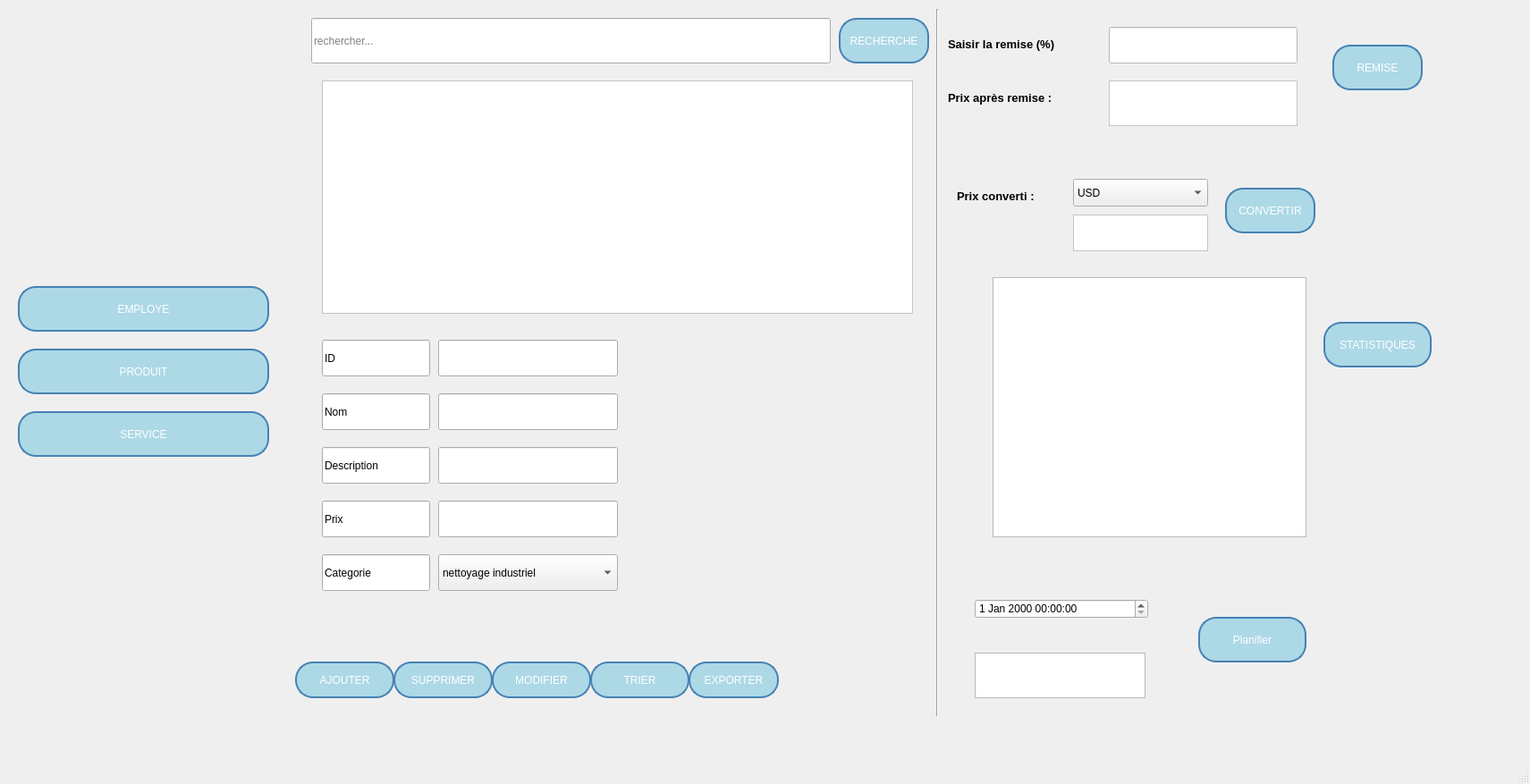
<?xml version="1.0" encoding="UTF-8"?>
<ui version="4.0">
 <class>MainWindoww3</class>
 <widget class="QMainWindow" name="MainWindoww3">
  <property name="geometry">
   <rect>
    <x>0</x>
    <y>0</y>
    <width>1711</width>
    <height>877</height>
   </rect>
  </property>
  <property name="windowTitle">
   <string>MainWindow</string>
  </property>
  <property name="autoFillBackground">
   <bool>false</bool>
  </property>
  <property name="styleSheet">
   <string notr="true"/>
  </property>
  <property name="iconSize">
   <size>
    <width>24</width>
    <height>24</height>
   </size>
  </property>
  <widget class="QWidget" name="centralwidget">
   <widget class="QLineEdit" name="idEdit">
    <property name="geometry">
     <rect>
      <x>490</x>
      <y>380</y>
      <width>201</width>
      <height>41</height>
     </rect>
    </property>
    <property name="styleSheet">
     <string notr="true"/>
    </property>
    <property name="text">
     <string/>
    </property>
   </widget>
   <widget class="QLineEdit" name="nomEdit">
    <property name="geometry">
     <rect>
      <x>490</x>
      <y>440</y>
      <width>201</width>
      <height>41</height>
     </rect>
    </property>
    <property name="text">
     <string/>
    </property>
   </widget>
   <widget class="QLineEdit" name="descriptionEdit">
    <property name="geometry">
     <rect>
      <x>490</x>
      <y>500</y>
      <width>201</width>
      <height>41</height>
     </rect>
    </property>
    <property name="text">
     <string/>
    </property>
   </widget>
   <widget class="QLineEdit" name="prixEdit">
    <property name="geometry">
     <rect>
      <x>490</x>
      <y>560</y>
      <width>201</width>
      <height>41</height>
     </rect>
    </property>
    <property name="text">
     <string/>
    </property>
   </widget>
   <widget class="QPushButton" name="ajouterButton">
    <property name="geometry">
     <rect>
      <x>330</x>
      <y>740</y>
      <width>111</width>
      <height>41</height>
     </rect>
    </property>
    <property name="styleSheet">
     <string notr="true">QPushButton {
    background-color: rgb(173, 216, 230); /* Bleu clair */
    color: rgb(255, 255, 255);  /* Texte blanc */
    border: 2px solid rgb(70, 130, 180); /* Bordure bleu foncé */
    border-radius: 20px; 
    padding: 10px; 
    transition: background-color 0.3s, color 0.3s, border 0.3s;
}

QPushButton:hover {
    background-color: rgb(240, 248, 255); /* Bleu très clair (presque blanc) pour le survol */
    color: black;  /* Texte noir lors du survol */
    border: 4px solid rgb(70, 130, 180); /* Bordure bleu foncé sur survol */
    outline: none; 
}</string>
    </property>
    <property name="text">
     <string>AJOUTER</string>
    </property>
   </widget>
   <widget class="QPushButton" name="supprimerButton">
    <property name="geometry">
     <rect>
      <x>440</x>
      <y>740</y>
      <width>111</width>
      <height>41</height>
     </rect>
    </property>
    <property name="styleSheet">
     <string notr="true">QPushButton {
    background-color: rgb(173, 216, 230); /* Bleu clair */
    color: rgb(255, 255, 255);  /* Texte blanc */
    border: 2px solid rgb(70, 130, 180); /* Bordure bleu foncé */
    border-radius: 20px; 
    padding: 10px; 
    transition: background-color 0.3s, color 0.3s, border 0.3s;
}

QPushButton:hover {
    background-color: rgb(240, 248, 255); /* Bleu très clair (presque blanc) pour le survol */
    color: black;  /* Texte noir lors du survol */
    border: 4px solid rgb(70, 130, 180); /* Bordure bleu foncé sur survol */
    outline: none; 
}</string>
    </property>
    <property name="text">
     <string>SUPPRIMER</string>
    </property>
   </widget>
   <widget class="QPushButton" name="modifierButton">
    <property name="geometry">
     <rect>
      <x>550</x>
      <y>740</y>
      <width>111</width>
      <height>41</height>
     </rect>
    </property>
    <property name="styleSheet">
     <string notr="true">QPushButton {
    background-color: rgb(173, 216, 230); /* Bleu clair */
    color: rgb(255, 255, 255);  /* Texte blanc */
    border: 2px solid rgb(70, 130, 180); /* Bordure bleu foncé */
    border-radius: 20px; 
    padding: 10px; 
    transition: background-color 0.3s, color 0.3s, border 0.3s;
}

QPushButton:hover {
    background-color: rgb(240, 248, 255); /* Bleu très clair (presque blanc) pour le survol */
    color: black;  /* Texte noir lors du survol */
    border: 4px solid rgb(70, 130, 180); /* Bordure bleu foncé sur survol */
    outline: none; 
}</string>
    </property>
    <property name="text">
     <string>MODIFIER</string>
    </property>
   </widget>
   <widget class="QLineEdit" name="lineEdit_ID_2">
    <property name="geometry">
     <rect>
      <x>360</x>
      <y>380</y>
      <width>121</width>
      <height>41</height>
     </rect>
    </property>
    <property name="text">
     <string>ID</string>
    </property>
   </widget>
   <widget class="QLineEdit" name="lineEdit_ID_3">
    <property name="geometry">
     <rect>
      <x>360</x>
      <y>440</y>
      <width>121</width>
      <height>41</height>
     </rect>
    </property>
    <property name="text">
     <string>Nom</string>
    </property>
   </widget>
   <widget class="QLineEdit" name="lineEdit_ID_4">
    <property name="geometry">
     <rect>
      <x>360</x>
      <y>500</y>
      <width>121</width>
      <height>41</height>
     </rect>
    </property>
    <property name="text">
     <string>Description</string>
    </property>
   </widget>
   <widget class="QLineEdit" name="lineEdit_ID_5">
    <property name="geometry">
     <rect>
      <x>360</x>
      <y>560</y>
      <width>121</width>
      <height>41</height>
     </rect>
    </property>
    <property name="text">
     <string>Prix</string>
    </property>
   </widget>
   <widget class="QLineEdit" name="lineEdit_ID_6">
    <property name="geometry">
     <rect>
      <x>360</x>
      <y>620</y>
      <width>121</width>
      <height>41</height>
     </rect>
    </property>
    <property name="text">
     <string>Categorie</string>
    </property>
   </widget>
   <widget class="QPushButton" name="rechercheButton">
    <property name="geometry">
     <rect>
      <x>938</x>
      <y>20</y>
      <width>101</width>
      <height>51</height>
     </rect>
    </property>
    <property name="styleSheet">
     <string notr="true">QPushButton {
    background-color: rgb(173, 216, 230); /* Bleu clair */
    color: rgb(255, 255, 255);  /* Texte blanc */
    border: 2px solid rgb(70, 130, 180); /* Bordure bleu foncé */
    border-radius: 20px; 
    padding: 10px; 
    transition: background-color 0.3s, color 0.3s, border 0.3s;
}

QPushButton:hover {
    background-color: rgb(240, 248, 255); /* Bleu très clair (presque blanc) pour le survol */
    color: black;  /* Texte noir lors du survol */
    border: 4px solid rgb(70, 130, 180); /* Bordure bleu foncé sur survol */
    outline: none; 
}</string>
    </property>
    <property name="text">
     <string>RECHERCHE</string>
    </property>
   </widget>
   <widget class="QPushButton" name="trierButton">
    <property name="geometry">
     <rect>
      <x>660</x>
      <y>740</y>
      <width>111</width>
      <height>41</height>
     </rect>
    </property>
    <property name="styleSheet">
     <string notr="true">QPushButton {
    background-color: rgb(173, 216, 230); /* Bleu clair */
    color: rgb(255, 255, 255);  /* Texte blanc */
    border: 2px solid rgb(70, 130, 180); /* Bordure bleu foncé */
    border-radius: 20px; 
    padding: 10px; 
    transition: background-color 0.3s, color 0.3s, border 0.3s;
}

QPushButton:hover {
    background-color: rgb(240, 248, 255); /* Bleu très clair (presque blanc) pour le survol */
    color: black;  /* Texte noir lors du survol */
    border: 4px solid rgb(70, 130, 180); /* Bordure bleu foncé sur survol */
    outline: none; 
}</string>
    </property>
    <property name="text">
     <string>TRIER</string>
    </property>
   </widget>
   <widget class="QPushButton" name="exporterButton">
    <property name="geometry">
     <rect>
      <x>770</x>
      <y>740</y>
      <width>101</width>
      <height>41</height>
     </rect>
    </property>
    <property name="styleSheet">
     <string notr="true">QPushButton {
    background-color: rgb(173, 216, 230); /* Bleu clair */
    color: rgb(255, 255, 255);  /* Texte blanc */
    border: 2px solid rgb(70, 130, 180); /* Bordure bleu foncé */
    border-radius: 20px; 
    padding: 10px; 
    transition: background-color 0.3s, color 0.3s, border 0.3s;
}

QPushButton:hover {
    background-color: rgb(240, 248, 255); /* Bleu très clair (presque blanc) pour le survol */
    color: black;  /* Texte noir lors du survol */
    border: 4px solid rgb(70, 130, 180); /* Bordure bleu foncé sur survol */
    outline: none; 
}</string>
    </property>
    <property name="text">
     <string>EXPORTER</string>
    </property>
   </widget>
   <widget class="QLineEdit" name="rechercheEdit">
    <property name="geometry">
     <rect>
      <x>348</x>
      <y>20</y>
      <width>581</width>
      <height>51</height>
     </rect>
    </property>
    <property name="styleSheet">
     <string notr="true"/>
    </property>
    <property name="text">
     <string/>
    </property>
    <property name="placeholderText">
     <string>rechercher...</string>
    </property>
   </widget>
   <widget class="Line" name="line">
    <property name="geometry">
     <rect>
      <x>1040</x>
      <y>10</y>
      <width>16</width>
      <height>791</height>
     </rect>
    </property>
    <property name="orientation">
     <enum>Qt::Vertical</enum>
    </property>
   </widget>
   <widget class="QPushButton" name="pushButton_employe">
    <property name="geometry">
     <rect>
      <x>20</x>
      <y>320</y>
      <width>281</width>
      <height>51</height>
     </rect>
    </property>
    <property name="styleSheet">
     <string notr="true">QPushButton {
    background-color: rgb(173, 216, 230); /* Bleu clair */
    color: rgb(255, 255, 255);  /* Texte blanc */
    border: 2px solid rgb(70, 130, 180); /* Bordure bleu foncé */
    border-radius: 20px; 
    padding: 10px; 
    transition: background-color 0.3s, color 0.3s, border 0.3s;
}

QPushButton:hover {
    background-color: rgb(240, 248, 255); /* Bleu très clair (presque blanc) pour le survol */
    color: black;  /* Texte noir lors du survol */
    border: 4px solid rgb(70, 130, 180); /* Bordure bleu foncé sur survol */
    outline: none; 
}</string>
    </property>
    <property name="text">
     <string>EMPLOYE</string>
    </property>
   </widget>
   <widget class="QPushButton" name="pushButton_navigate">
    <property name="geometry">
     <rect>
      <x>20</x>
      <y>390</y>
      <width>281</width>
      <height>51</height>
     </rect>
    </property>
    <property name="styleSheet">
     <string notr="true">QPushButton {
    background-color: rgb(173, 216, 230); /* Bleu clair */
    color: rgb(255, 255, 255);  /* Texte blanc */
    border: 2px solid rgb(70, 130, 180); /* Bordure bleu foncé */
    border-radius: 20px; 
    padding: 10px; 
    transition: background-color 0.3s, color 0.3s, border 0.3s;
}

QPushButton:hover {
    background-color: rgb(240, 248, 255); /* Bleu très clair (presque blanc) pour le survol */
    color: black;  /* Texte noir lors du survol */
    border: 4px solid rgb(70, 130, 180); /* Bordure bleu foncé sur survol */
    outline: none; 
}</string>
    </property>
    <property name="text">
     <string>PRODUIT</string>
    </property>
   </widget>
   <widget class="QPushButton" name="serviceButton">
    <property name="geometry">
     <rect>
      <x>20</x>
      <y>460</y>
      <width>281</width>
      <height>51</height>
     </rect>
    </property>
    <property name="styleSheet">
     <string notr="true">QPushButton {
    background-color: rgb(173, 216, 230); /* Bleu clair */
    color: rgb(255, 255, 255);  /* Texte blanc */
    border: 2px solid rgb(70, 130, 180); /* Bordure bleu foncé */
    border-radius: 20px; 
    padding: 10px; 
    transition: background-color 0.3s, color 0.3s, border 0.3s;
}

QPushButton:hover {
    background-color: rgb(240, 248, 255); /* Bleu très clair (presque blanc) pour le survol */
    color: black;  /* Texte noir lors du survol */
    border: 4px solid rgb(70, 130, 180); /* Bordure bleu foncé sur survol */
    outline: none; 
}</string>
    </property>
    <property name="text">
     <string>SERVICE</string>
    </property>
   </widget>
   <widget class="QComboBox" name="categorieComboBox">
    <property name="geometry">
     <rect>
      <x>490</x>
      <y>620</y>
      <width>201</width>
      <height>41</height>
     </rect>
    </property>
    <item>
     <property name="text">
      <string>nettoyage industriel </string>
     </property>
    </item>
    <item>
     <property name="text">
      <string>nettoyage domestique</string>
     </property>
    </item>
    <item>
     <property name="text">
      <string>desinfection</string>
     </property>
    </item>
   </widget>
   <widget class="QTableView" name="serviceTableView">
    <property name="geometry">
     <rect>
      <x>360</x>
      <y>90</y>
      <width>661</width>
      <height>261</height>
     </rect>
    </property>
    <property name="styleSheet">
     <string notr="true">background-color: rgb(255, 255, 255);</string>
    </property>
   </widget>
   <widget class="QLabel" name="label_7">
    <property name="geometry">
     <rect>
      <x>1060</x>
      <y>40</y>
      <width>201</width>
      <height>20</height>
     </rect>
    </property>
    <property name="text">
     <string>&lt;html&gt;&lt;head/&gt;&lt;body&gt;&lt;p&gt;&lt;span style=&quot; font-size:10pt; font-weight:600;&quot;&gt;Saisir la remise (%)&lt;/span&gt;&lt;/p&gt;&lt;/body&gt;&lt;/html&gt;</string>
    </property>
   </widget>
   <widget class="QLineEdit" name="remiseLineEdit">
    <property name="geometry">
     <rect>
      <x>1240</x>
      <y>30</y>
      <width>211</width>
      <height>41</height>
     </rect>
    </property>
    <property name="styleSheet">
     <string notr="true">background-color: rgb(255, 255, 255);</string>
    </property>
   </widget>
   <widget class="QLabel" name="label_8">
    <property name="geometry">
     <rect>
      <x>1060</x>
      <y>100</y>
      <width>181</width>
      <height>20</height>
     </rect>
    </property>
    <property name="text">
     <string>&lt;html&gt;&lt;head/&gt;&lt;body&gt;&lt;p&gt;&lt;span style=&quot; font-size:10pt; font-weight:600;&quot;&gt;Prix après remise :&lt;/span&gt;&lt;/p&gt;&lt;/body&gt;&lt;/html&gt;</string>
    </property>
   </widget>
   <widget class="QPlainTextEdit" name="prixApresRemiseLabel">
    <property name="geometry">
     <rect>
      <x>1240</x>
      <y>90</y>
      <width>211</width>
      <height>51</height>
     </rect>
    </property>
    <property name="styleSheet">
     <string notr="true">background-color: rgb(255, 255, 255);</string>
    </property>
   </widget>
   <widget class="QPushButton" name="remiseButton">
    <property name="geometry">
     <rect>
      <x>1490</x>
      <y>50</y>
      <width>101</width>
      <height>51</height>
     </rect>
    </property>
    <property name="styleSheet">
     <string notr="true">QPushButton {
    background-color: rgb(173, 216, 230); /* Bleu clair */
    color: rgb(255, 255, 255);  /* Texte blanc */
    border: 2px solid rgb(70, 130, 180); /* Bordure bleu foncé */
    border-radius: 20px; 
    padding: 10px; 
    transition: background-color 0.3s, color 0.3s, border 0.3s;
}

QPushButton:hover {
    background-color: rgb(240, 248, 255); /* Bleu très clair (presque blanc) pour le survol */
    color: black;  /* Texte noir lors du survol */
    border: 4px solid rgb(70, 130, 180); /* Bordure bleu foncé sur survol */
    outline: none; 
}</string>
    </property>
    <property name="text">
     <string>REMISE</string>
    </property>
   </widget>
   <widget class="QLabel" name="label_10">
    <property name="geometry">
     <rect>
      <x>1070</x>
      <y>210</y>
      <width>181</width>
      <height>20</height>
     </rect>
    </property>
    <property name="text">
     <string>&lt;html&gt;&lt;head/&gt;&lt;body&gt;&lt;p&gt;&lt;span style=&quot; font-size:10pt; font-weight:600;&quot;&gt;Prix converti :&lt;/span&gt;&lt;/p&gt;&lt;/body&gt;&lt;/html&gt;</string>
    </property>
   </widget>
   <widget class="QComboBox" name="deviseComboBox">
    <property name="geometry">
     <rect>
      <x>1200</x>
      <y>200</y>
      <width>151</width>
      <height>31</height>
     </rect>
    </property>
    <item>
     <property name="text">
      <string>USD</string>
     </property>
    </item>
    <item>
     <property name="text">
      <string>EUR</string>
     </property>
    </item>
    <item>
     <property name="text">
      <string>GBP</string>
     </property>
    </item>
    <item>
     <property name="text">
      <string>JPY</string>
     </property>
    </item>
   </widget>
   <widget class="QPlainTextEdit" name="prixConvertiLabel">
    <property name="geometry">
     <rect>
      <x>1200</x>
      <y>240</y>
      <width>151</width>
      <height>41</height>
     </rect>
    </property>
    <property name="styleSheet">
     <string notr="true">background-color: rgb(255, 255, 255);</string>
    </property>
   </widget>
   <widget class="QPushButton" name="convertirButton">
    <property name="geometry">
     <rect>
      <x>1370</x>
      <y>210</y>
      <width>101</width>
      <height>51</height>
     </rect>
    </property>
    <property name="styleSheet">
     <string notr="true">QPushButton {
    background-color: rgb(173, 216, 230); /* Bleu clair */
    color: rgb(255, 255, 255);  /* Texte blanc */
    border: 2px solid rgb(70, 130, 180); /* Bordure bleu foncé */
    border-radius: 20px; 
    padding: 10px; 
    transition: background-color 0.3s, color 0.3s, border 0.3s;
}

QPushButton:hover {
    background-color: rgb(240, 248, 255); /* Bleu très clair (presque blanc) pour le survol */
    color: black;  /* Texte noir lors du survol */
    border: 4px solid rgb(70, 130, 180); /* Bordure bleu foncé sur survol */
    outline: none; 
}</string>
    </property>
    <property name="text">
     <string>CONVERTIR</string>
    </property>
   </widget>
   <widget class="QGraphicsView" name="statistiquesWidget">
    <property name="geometry">
     <rect>
      <x>1110</x>
      <y>310</y>
      <width>351</width>
      <height>291</height>
     </rect>
    </property>
   </widget>
   <widget class="QPushButton" name="statistiquesButton">
    <property name="geometry">
     <rect>
      <x>1480</x>
      <y>360</y>
      <width>121</width>
      <height>51</height>
     </rect>
    </property>
    <property name="styleSheet">
     <string notr="true">QPushButton {
    background-color: rgb(173, 216, 230); /* Bleu clair */
    color: rgb(255, 255, 255);  /* Texte blanc */
    border: 2px solid rgb(70, 130, 180); /* Bordure bleu foncé */
    border-radius: 20px; 
    padding: 10px; 
    transition: background-color 0.3s, color 0.3s, border 0.3s;
}

QPushButton:hover {
    background-color: rgb(240, 248, 255); /* Bleu très clair (presque blanc) pour le survol */
    color: black;  /* Texte noir lors du survol */
    border: 4px solid rgb(70, 130, 180); /* Bordure bleu foncé sur survol */
    outline: none; 
}</string>
    </property>
    <property name="text">
     <string>STATISTIQUES</string>
    </property>
   </widget>
   <widget class="QLabel" name="label">
    <property name="geometry">
     <rect>
      <x>0</x>
      <y>-40</y>
      <width>1831</width>
      <height>911</height>
     </rect>
    </property>
    <property name="text">
     <string/>
    </property>
    <property name="pixmap">
     <pixmap>../462551453_564312012889256_303978322915016033_n.png</pixmap>
    </property>
   </widget>
   <widget class="QDateTimeEdit" name="serviceDateTime">
    <property name="geometry">
     <rect>
      <x>1090</x>
      <y>670</y>
      <width>194</width>
      <height>22</height>
     </rect>
    </property>
    <property name="styleSheet">
     <string notr="true">border-color: qlineargradient(spread:pad, x1:0, y1:0, x2:1, y2:0, stop:0 rgba(0, 0, 0, 255), stop:1 rgba(255, 255, 255, 255));
font: 75 8pt &quot;MS Shell Dlg 2&quot;;</string>
    </property>
   </widget>
   <widget class="QPushButton" name="scheduleServiceButton">
    <property name="geometry">
     <rect>
      <x>1340</x>
      <y>690</y>
      <width>121</width>
      <height>51</height>
     </rect>
    </property>
    <property name="styleSheet">
     <string notr="true">QPushButton {
    background-color: rgb(173, 216, 230); /* Bleu clair */
    color: rgb(255, 255, 255);  /* Texte blanc */
    border: 2px solid rgb(70, 130, 180); /* Bordure bleu foncé */
    border-radius: 20px; 
    padding: 10px; 
    transition: background-color 0.3s, color 0.3s, border 0.3s;
}

QPushButton:hover {
    background-color: rgb(240, 248, 255); /* Bleu très clair (presque blanc) pour le survol */
    color: black;  /* Texte noir lors du survol */
    border: 4px solid rgb(70, 130, 180); /* Bordure bleu foncé sur survol */
    outline: none; 
}</string>
    </property>
    <property name="text">
     <string>Planifier</string>
    </property>
   </widget>
   <widget class="QPlainTextEdit" name="confirmationMessage">
    <property name="geometry">
     <rect>
      <x>1090</x>
      <y>730</y>
      <width>191</width>
      <height>51</height>
     </rect>
    </property>
   </widget>
   <zorder>label</zorder>
   <zorder>idEdit</zorder>
   <zorder>nomEdit</zorder>
   <zorder>descriptionEdit</zorder>
   <zorder>prixEdit</zorder>
   <zorder>ajouterButton</zorder>
   <zorder>supprimerButton</zorder>
   <zorder>modifierButton</zorder>
   <zorder>lineEdit_ID_2</zorder>
   <zorder>lineEdit_ID_3</zorder>
   <zorder>lineEdit_ID_4</zorder>
   <zorder>lineEdit_ID_5</zorder>
   <zorder>lineEdit_ID_6</zorder>
   <zorder>rechercheButton</zorder>
   <zorder>trierButton</zorder>
   <zorder>exporterButton</zorder>
   <zorder>rechercheEdit</zorder>
   <zorder>line</zorder>
   <zorder>pushButton_employe</zorder>
   <zorder>pushButton_navigate</zorder>
   <zorder>serviceButton</zorder>
   <zorder>categorieComboBox</zorder>
   <zorder>serviceTableView</zorder>
   <zorder>label_7</zorder>
   <zorder>remiseLineEdit</zorder>
   <zorder>label_8</zorder>
   <zorder>prixApresRemiseLabel</zorder>
   <zorder>remiseButton</zorder>
   <zorder>label_10</zorder>
   <zorder>deviseComboBox</zorder>
   <zorder>prixConvertiLabel</zorder>
   <zorder>convertirButton</zorder>
   <zorder>statistiquesWidget</zorder>
   <zorder>statistiquesButton</zorder>
   <zorder>serviceDateTime</zorder>
   <zorder>scheduleServiceButton</zorder>
   <zorder>confirmationMessage</zorder>
  </widget>
  <widget class="QMenuBar" name="menubar">
   <property name="geometry">
    <rect>
     <x>0</x>
     <y>0</y>
     <width>1711</width>
     <height>26</height>
    </rect>
   </property>
  </widget>
  <widget class="QStatusBar" name="statusbar"/>
 </widget>
 <resources/>
 <connections/>
</ui>
